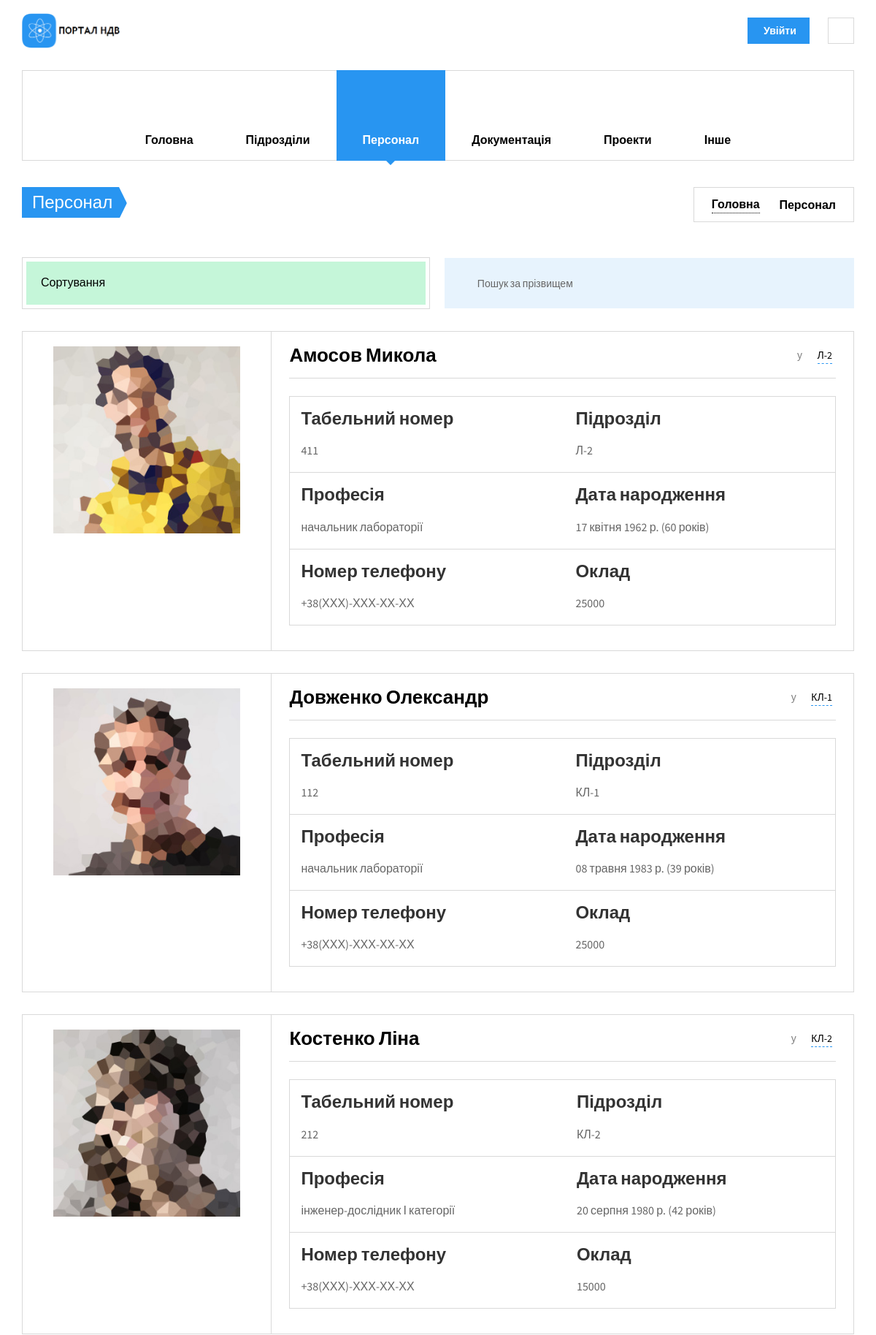
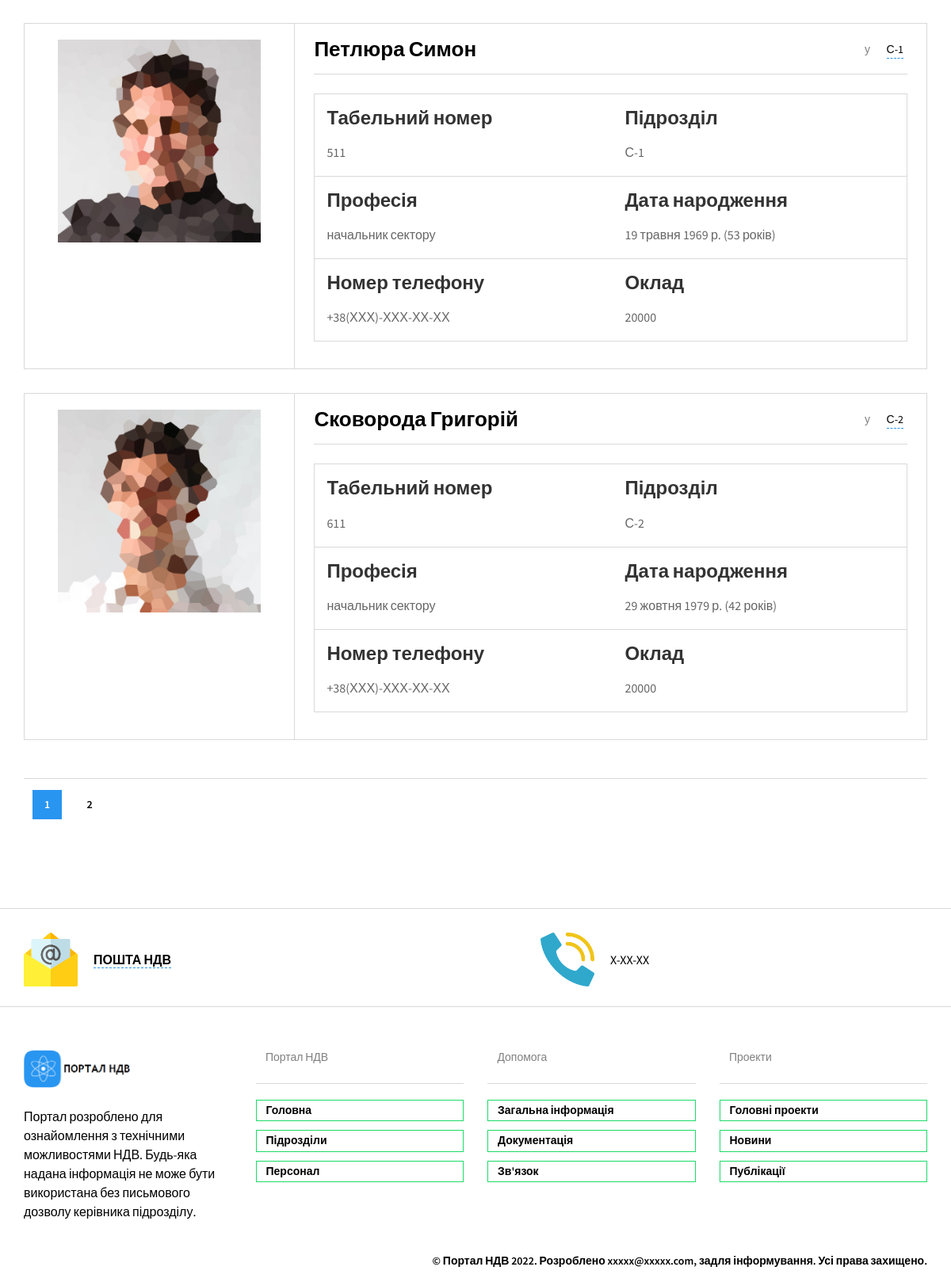
Screenshot of /staff/staff/ with the database file from the repository (2 pictures, top to bottom).
### staff/models.py (models this page shows, shortened)
class Staff(models.Model):
    fio = models.CharField(max_length=100, help_text='не більше ніж 100 символів',
                           verbose_name='ПІБ')
    slug = models.SlugField(max_length=100, unique=True, verbose_name='URL', db_index=True)
    div = models.ForeignKey(Divisions, on_delete=models.SET_NULL, verbose_name='Підрозділ', null=True)
    tabel = models.CharField(max_length=5, help_text='не більше ніж 5 символів', verbose_name='Табельный номер',
                             unique=True)
    prof = models.CharField(max_length=100, help_text='не більше ніж 100 символів',
                            verbose_name='Посада')
    oklad = models.IntegerField(verbose_name='Оклад')
    birthday = models.DateField(verbose_name="Дата народження", blank=True)
    phone = models.CharField(max_length=18, help_text='формат +38(ХХХ)-ХХХ-ХХ-ХХ',
                             verbose_name='Номер телефону')
    adress = models.CharField(max_length=100, help_text='формат пр/вул/провулок ХХХХХ д.ХХ кв.ХХ',
                              verbose_name='Домашня адреса')
    photo = models.ImageField(upload_to="workers_foto/", verbose_name="Фото")
    objects = models.Manager()
    class Meta:
        verbose_name = 'Персонал'
        verbose_name_plural = 'Персонал'
        ordering = ['fio']

### divisions/models.py (models this page shows, shortened)
class Divisions(models.Model):
    name = models.CharField(max_length=200, help_text='не більше ніж 200 символів',
                            verbose_name='Назва підрозділу')
    abr = models.CharField(max_length=10, help_text='не більше ніж 10 символів',
                           verbose_name='Абрівіатура підрозділу')
    slug = models.SlugField(max_length=200, unique=True, verbose_name='URL', db_index=True)
    main_div = models.CharField(max_length=10, help_text='не більше ніж 10 символів',
                           verbose_name='Абрівіатура підрозділу', null=True)
    description = models.TextField(max_length=5000, help_text='Введіть короткий опис підрозділу',
                                   verbose_name='Опис підрозділу')
    locs = models.ManyToManyField(Location, verbose_name='Розміщення')
    coops = models.ManyToManyField(Cooperation, verbose_name='Підрозділи взаємодії')
    theses = models.ManyToManyField(Theses, verbose_name='Тези')
    pics = models.ManyToManyField('DivisionsPics', verbose_name='Картинка до підрозділу')
    """Шлях до фото підрозділу"""
    objects = models.Manager()
    __original_name = None
    class Meta:
        verbose_name = 'Підрозділи'
        verbose_name_plural = 'Підрозділи'
        ordering = ['name']

### staff/views.py (the view)
# urls.py: path('staff/', StaffList.as_view(), name='staff'),
class StaffList(ListView, PortalMixin):
    model = Staff
    template_name = 'staff/staff.html'
    paginate_by = 5
    def get_queryset(self):
        return Staff.objects.select_related('div')
    def staff_prof(self):
        PROF = []
        for s in Staff.objects.only('prof'):
            if s.prof not in PROF:
                PROF.append(s.prof)
            else:
                continue
        PROFS = list(set(PROF))
        return PROFS
    def get_context_data(self, *, object_list=None, **kwargs):
        context = super().get_context_data()
        context['staff_prof'] = self.staff_prof()
        context['page'] = ''
        if self.request.GET.get('divs'):
            context['page'] += f"divs={self.request.GET.get('divs')}&"
        if self.request.GET.get('prof'):
            context['page'] += f"prof={self.request.GET.get('prof')}&"
        if self.request.GET.get('sort'):
            context['page'] += f"sort={self.request.GET.get('sort')}&"
        self.divisions = Divisions.objects.only('abr', 'slug')
        """використання PortalMixin"""
        mixin_context = self.get_user_context()
        return dict(list(context.items()) + list(mixin_context.items()))

### nio_app/utilits.py (called while the page is built)
    def docs_name(self):
        doc = (
            ("M", "Методики"), ("P", "Паспорти"), ("KE", "Керівництва з експлуатації"), ("TD", "Техничні довідки"),
            ("ZT", "Технічні звіти"), ("TI", "Технологічні інструкції"), ("I", "Інше"))
        docs_type = Documents.objects.values('type').annotate(Count('type'))
        dt = []
        for i in doc:
            for t in docs_type:
                if t['type'] in i:
                    add = [i[0], i[1], t['type__count']]
                    dt.append(add)
                else:
                    continue
        return dt

    def get_user_context(self, **kwargs):
        context = kwargs
        context['divisions'] = self.divisions
        context['dt'] = self.docs_name()
        context['projects'] = Projects.objects.only('name')
        context['page'] = ''
        return context

### staff/templates/staff/staff.html (shortened to what this page needs)
{% extends 'nio_app/base_portal.html' %}
{% load static %}
{% block main %}
<li class="menu-item-has-children">
  {% endblock main %}
  {% block divs %}
<li class="menu-item-has-children">
  {% endblock divs %}
  {% block staff %}
<li class="menu-item-has-children current-menu-item">
  {% endblock staff %}
  {% block docs %}
<li class="menu-item-has-children">
  {% endblock docs %}
  {% block projects %}
<li class="menu-item-has-children">
  {% endblock projects %}
  {% block other %}
<li class="menu-item-has-children">
  {% endblock other %}
{% block content %}
<section class="page-title">
  <div class="container">
    <div class="inner">
      <div class="column">
        <div class="title">
          <a href="{% url 'staff:staff' %}">
          <h1>Персонал</h1>
          </a>
        </div>
      </div>
      <div class="column">
        <div class="breadcrumbs">
          <a href="{% url 'nio_app:index_portal' %}">Головна</a>
          <span class="delimiter"><i class="icon-arrow-right"></i></span>
          <span>Персонал</span>
        </div>
      </div>
    </div>
  </div>
</section>
<section class="container">
  <div class="shop-filters-wrap">
    <div class="shop-filters">
      <div class="inner">
        <div class="shop-filter">
          <div class="shop-filter-dropdown">
            <span>Сортування</span>
          </div>
        </div>
      </div>
    </div>
    <div class="shop-search">
      <div class="widget widget_search">
        <form method="get" class="search-box" action="{% url 'staff:search_staff' %}">
          <input type="text" class="form-control" name="search_staff" placeholder="Пошук за прізвищем"
          pattern="^[А-Яа-яґҐЁёІіЇїЄє'''\s-]+$" title="Не підтримуються латинськи символи" >
          <button type="submit"><i class="icon-search"></i></button>
        </form>
      </div>
    </div>
  </div>
  {% for s in object_list %}
  <div class="shop-tile">
    <a href="#" class="thumbnail">
      <img src="{{s.photo.url}}" alt="Photo">
    </a>
    <div class="description">
      <div class="shop-meta">
        <div class="column">
          <span class="price">{{s.fio}}</span>
        </div>
        <div class="column">
          <span class="hidden-xs">у</span>
          <span id="div">
            <i class="icon-ribbon hidden-xs"></i>
            <a href="{% url 'divisions:division' s.div.slug %}">{{s.div.abr}}</a>
          </span>
        </div>
      </div>
      <table>
        <tr>
          <td>
            <h6 class="shop-title">Табельний номер</h6>
            <p style="margin:0 0 4px">{{s.tabel}}</p>
          </td>
          <td>
            <h6 class="shop-title">Підрозділ</h6>
            <p style="margin:0 0 4px">{{s.div.abr}}</p>
          </td>
        </tr>
         <tr>
          <td>
            <h6 class="shop-title">Професія</h6>
           <p style="margin:0 0 4px">{{s.prof}}</p>
          </td>
          <td>
            <h6 class="shop-title">Дата народження</h6>
            <p style="margin:0 0 4px">{{s.birthday}} <span class="text-gray">({{s.birthday|timesince|slice:":2"}} років)</span></p>
          </td>
        </tr>
        <tr>
          <td>
            <h4 class="shop-title">Номер телефону</h4>
            <p style="margin:0 0 4px">{{s.phone}}</p>
          </td>
          <td>
            <h4 class="shop-title">Оклад</h4>
            <p style="margin:0 0 4px">{{s.oklad}}</p>
          </td>
        </tr>
      </table>
    </div>
  </div>
  {% endfor %}
    {% include 'staff/include/pagination.html' %}
</section>
{% endblock content %}

### rows the page displays
Staff: photo (picture), fio "Амосов Микола", div.abr "Л-2", tabel "411", prof "начальник лабораторії", birthday "17 квітня 1962 р.", birthday "60", phone "+38(ХХХ)-ХХХ-ХХ-ХХ", oklad "25000"
Staff: photo (picture), fio "Довженко Олександр", div.abr "КЛ-1", tabel "112", prof "начальник лабораторії", birthday "08 травня 1983 р.", birthday "39", phone "+38(ХХХ)-ХХХ-ХХ-ХХ", oklad "25000"
Staff: photo (picture), fio "Костенко Ліна", div.abr "КЛ-2", tabel "212", prof "інженер-дослідник І категорії", birthday "20 серпня 1980 р.", birthday "42", phone "+38(ХХХ)-ХХХ-ХХ-ХХ", oklad "15000"
Staff: photo (picture), fio "Петлюра Симон", div.abr "С-1", tabel "511", prof "начальник сектору", birthday "19 травня 1969 р.", birthday "53", phone "+38(ХХХ)-ХХХ-ХХ-ХХ", oklad "20000"
Staff: photo (picture), fio "Сковорода Григорій", div.abr "С-2", tabel "611", prof "начальник сектору", birthday "29 жовтня 1979 р.", birthday "42", phone "+38(ХХХ)-ХХХ-ХХ-ХХ", oklad "20000"

### other values shown
{{ i }} "1"
{{ i }} "2"
